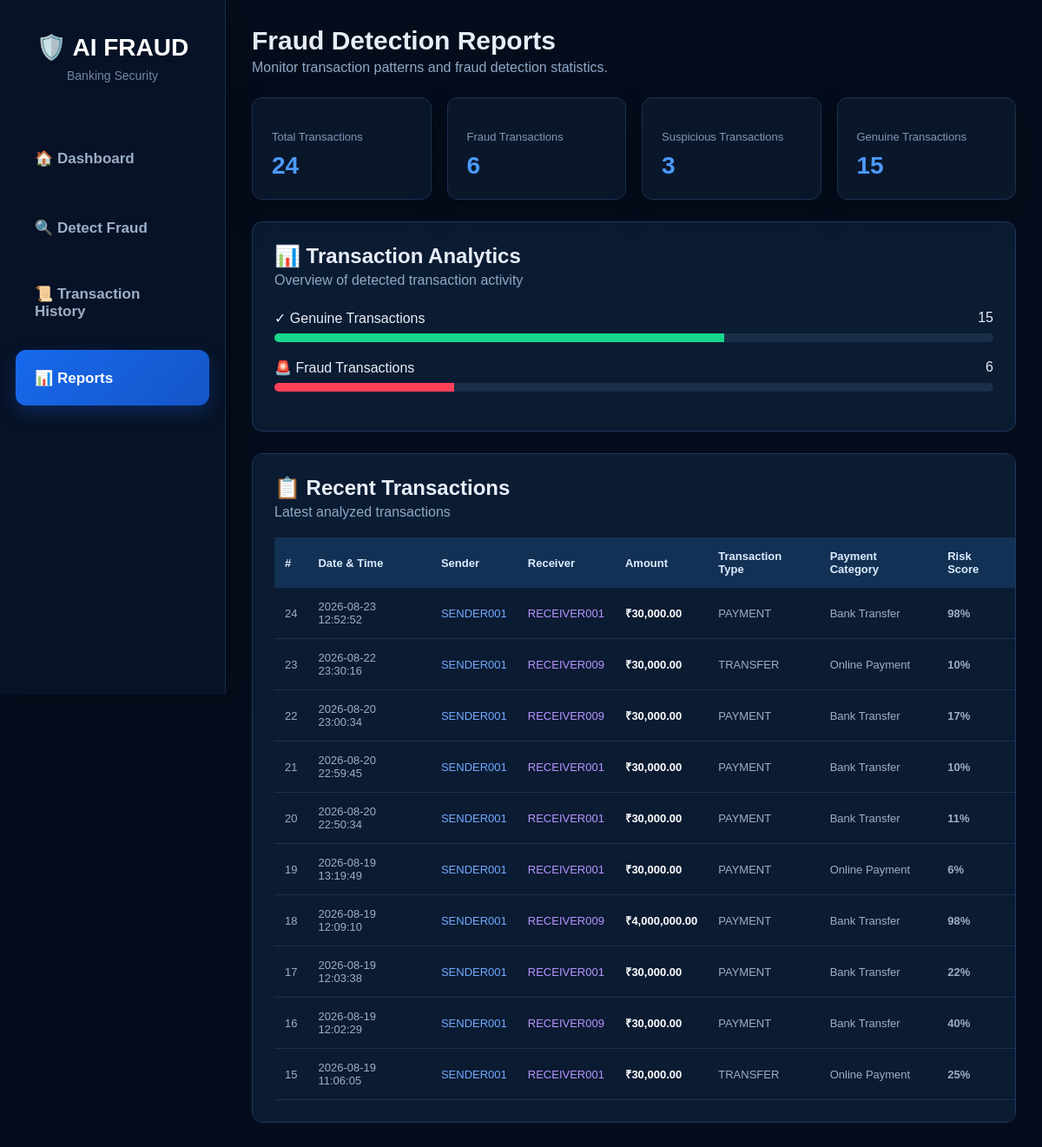
The page /reports (signed in) on the database its author committed.
### tables this page shows
CREATE TABLE transactions (
            id INTEGER PRIMARY KEY AUTOINCREMENT,
            sender TEXT,
            receiver TEXT,
            account_type TEXT,
            transaction_type TEXT,
            payment_category TEXT,
            game_name TEXT,
            amount REAL,
            payment_received TEXT,
            screenshot TEXT,
            risk_score INTEGER,
            result TEXT,
            rules TEXT,
            created_at TEXT
        , payment_method TEXT, merchant_category TEXT, location TEXT, device TEXT, transaction_status TEXT, risk_level TEXT, confidence REAL);

### app.py (the view)
@app.route("/reports")
def reports():
    if not session.get("admin_logged_in"):
        return redirect(url_for("login"))
    total, fraud, suspicious, genuine = get_stats()
    conn = get_db()
    transactions = conn.execute("""
        SELECT
            id,
            created_at,
            sender,
            receiver,
            amount,
            transaction_type,
            payment_category,
            risk_score,
            result
        FROM transactions
        ORDER BY id DESC
        LIMIT 10
    """).fetchall()
    conn.close()
    return render_template(
        "reports.html",
        total=total,
        fraud=fraud,
        suspicious=suspicious,
        genuine=genuine,
        transactions=transactions
    )

### app.py (called while the page is built)
def get_db():
    conn = sqlite3.connect(DATABASE)
    conn.row_factory = sqlite3.Row
    return conn

def get_stats():
    conn = get_db()
    total = conn.execute(
        "SELECT COUNT(*) FROM transactions"
    ).fetchone()[0]
    fraud = conn.execute(
        """
        SELECT COUNT(*)
        FROM transactions
        WHERE result = 'FRAUD DETECTED'
        """
    ).fetchone()[0]
    suspicious = conn.execute(
        """
        SELECT COUNT(*)
        FROM transactions
        WHERE result = 'SUSPICIOUS TRANSACTION'
        """
    ).fetchone()[0]
    genuine = conn.execute(
        """
        SELECT COUNT(*)
        FROM transactions
        WHERE result = 'GENUINE TRANSACTION'
        """
    ).fetchone()[0]
    conn.close()
    return total, fraud, suspicious, genuine

### templates/reports.html (shortened to what this page needs)
<!DOCTYPE html>
<html lang="en">
<head>
    <link rel="stylesheet"
          href="{{ url_for('static', filename='style.css') }}">
</head>
<body>
<div class="app-container">
    <aside class="sidebar">
        <div class="brand">
            <h2>🛡️ AI FRAUD</h2>
            <p>Banking Security</p>
        </div>
        <nav>
            <button class="nav-item"
                    onclick="window.location.href='/'">
                🏠 Dashboard
            </button>
            <button class="nav-item"
                    onclick="window.location.href='/'">
                🔍 Detect Fraud
            </button>
            <button class="nav-item"
                    onclick="window.location.href='/transaction-history'">
                📜 Transaction History
            </button>
            <button class="nav-item active">
                📊 Reports
            </button>
        </nav>
    </aside>
    <main class="main-content">
        <div class="reports-page">
            <div class="reports-title">
                <h1>Fraud Detection Reports</h1>
                <p>
                    Monitor transaction patterns and fraud detection statistics.
                </p>
            </div>
            <div class="stats-grid">
                <div class="stat-card total">
                    <p>Total Transactions</p>
                    <h2>{{ total }}</h2>
                </div>
                <div class="stat-card fraud">
                    <p>Fraud Transactions</p>
                    <h2>{{ fraud }}</h2>
                </div>
                <div class="stat-card suspicious">
                    <p>Suspicious Transactions</p>
                    <h2>{{ suspicious }}</h2>
                </div>
                <div class="stat-card genuine">
                    <p>Genuine Transactions</p>
                    <h2>{{ genuine }}</h2>
                </div>
            </div>
            <div class="analytics-card">
                <h2>📊 Transaction Analytics</h2>
                <p>
                    Overview of detected transaction activity
                </p>
                <div class="bar-label">
                    <span>✓ Genuine Transactions</span>
                    <span>{{ genuine }}</span>
                </div>
                <div class="progress">
                    {% if total > 0 %}
                    <div class="progress-genuine"
                         style="width: {{ (genuine / total * 100)|round(1) }}%;">
                    </div>
                    {% endif %}
                </div>
                <div class="bar-label">
                    <span>🚨 Fraud Transactions</span>
                    <span>{{ fraud }}</span>
                </div>
                <div class="progress">
                    {% if total > 0 %}
                    <div class="progress-fraud"
                         style="width: {{ (fraud / total * 100)|round(1) }}%;">
                    </div>
                    {% endif %}
                </div>
            </div>
            <div class="recent-card">
                <h2>📋 Recent Transactions</h2>
                <p>
                    Latest analyzed transactions
                </p>
                <table class="transaction-table">
                    <thead>
                        <tr>
                            <th>#</th>
                            <th>Date & Time</th>
                            <th>Sender</th>
                            <th>Receiver</th>
                            <th>Amount</th>
                            <th>Transaction Type</th>
                            <th>Payment Category</th>
                            <th>Risk Score</th>
                        </tr>
                    </thead>
                    <tbody>
                    {% if transactions %}
                        {% for t in transactions %}
                        <tr>
                            <td>
                                {{ t['id'] }}
                            </td>
                            <td>
                                {{ t['created_at'] }}
                            </td>
                            <td class="sender">
                                {{ t['sender'] or '-' }}
                            </td>
                            <td class="receiver">
                                {{ t['receiver'] or '-' }}
                            </td>
                            <td class="amount">
                                ₹{{ "{:,.2f}".format(t['amount'] or 0) }}
                            </td>
                            <td>
                                {{ t['transaction_type'] or '-' }}
                            </td>
                            <td>
                                {{ t['payment_category'] or '-' }}
                            </td>
                            <td class="risk">
                                {{ t['risk_score'] or 0 }}%
                            </td>
                        </tr>
                        {% endfor %}
                    {% endif %}
                    </tbody>
                </table>
            </div>
        </div>
    </main>
</div>
</body>
</html>

### static/style.css (style rules this page uses)
* { box-sizing: border-box; margin: 0; padding: 0; }
body { font-family: Arial, Helvetica, sans-serif; background: #f4f7fb; color: #172033; min-height: 100vh; }
.sidebar { position: fixed; left: 0; top: 0; width: 230px; height: 100vh; background: #101b31; color: white; padding: 28px 18px; z-index: 100; }
.brand { text-align: center; margin-bottom: 45px; }
.brand h2 { font-size: 22px; color: #ffffff; margin-bottom: 6px; }
.brand p { font-size: 12px; color: #9fb0cc; }
.sidebar nav { display: flex; flex-direction: column; gap: 10px; }
.nav-item { width: 100%; border: none; background: transparent; color: #cbd5e1; text-align: left; padding: 14px 16px; border-radius: 9px; font-size: 14px; font-weight: 600; cursor: pointer; transition: 0.2s; }
.nav-item.active { background: #2563eb; color: white; }
table { width: 100%; border-collapse: collapse; }
thead { background: #2563eb; color: white; }
th { padding: 13px 12px; text-align: left; font-size: 13px; }
td { padding: 13px 12px; border-bottom: 1px solid #e7ebf2; font-size: 13px; color: #475569; }
.stat-card { background: white; border-radius: 14px; padding: 25px; box-shadow: 0 3px 15px rgba(15, 23, 42, 0.07); }
.stat-card p { margin-top: 15px; color: #64748b; font-size: 13px; }
.stat-card h2 { font-size: 30px; margin-top: 8px; color: #1d4ed8; }
.sidebar { width: 300px !important; padding: 38px 18px !important; }
.brand { margin-bottom: 55px !important; }
.brand h2 { font-size: 28px !important; font-weight: 800 !important; }
.brand p { font-size: 14px !important; margin-top: 8px !important; }
.sidebar nav { gap: 16px !important; }
.nav-item { min-height: 64px !important; padding: 18px 22px !important; border-radius: 12px !important; font-size: 17px !important; font-weight: 700 !important; }
.nav-item.active { background: #2563eb !important; }
body { background: #050d1c !important; color: #e8eef8 !important; }
.sidebar { background: #071226 !important; border-right: 1px solid #172b4a !important; box-shadow: 10px 0 35px rgba(0,0,0,0.20); }
.brand h2 { color: #ffffff !important; }
.brand p { color: #7186a7 !important; }
.nav-item { color: #9cafc9 !important; }
.nav-item.active { background: linear-gradient(135deg, #1769ed, #1555c7) !important; color: white !important; box-shadow: 0 8px 20px rgba(23,105,237,0.25); }
.form-card, .result-card, .table-card, .stat-card, .alert-card { background: #0a172b !important; border: 1px solid #1b3152 !important; box-shadow: 0 15px 40px rgba(0,0,0,0.22) !important; }
thead { background: #155ed2 !important; }
td { color: #9cafc8 !important; border-bottom-color: #1b3152 !important; }
.stat-card p { color: #8196b5 !important; }
.stat-card h2 { color: #4c9aff !important; }

### rows shown on the page
transactions: id "24", created_at "2026-08-23 12:52:52", sender "SENDER001", receiver "RECEIVER001", amount "30,000.00", transaction_type "PAYMENT", payment_category "Bank Transfer", risk_score "98"
transactions: id "23", created_at "2026-08-22 23:30:16", sender "SENDER001", receiver "RECEIVER009", amount "30,000.00", transaction_type "TRANSFER", payment_category "Online Payment", risk_score "10"
transactions: id "22", created_at "2026-08-20 23:00:34", sender "SENDER001", receiver "RECEIVER009", amount "30,000.00", transaction_type "PAYMENT", payment_category "Bank Transfer", risk_score "17"
transactions: id "21", created_at "2026-08-20 22:59:45", sender "SENDER001", receiver "RECEIVER001", amount "30,000.00", transaction_type "PAYMENT", payment_category "Bank Transfer", risk_score "10"
transactions: id "20", created_at "2026-08-20 22:50:34", sender "SENDER001", receiver "RECEIVER001", amount "30,000.00", transaction_type "PAYMENT", payment_category "Bank Transfer", risk_score "11"
transactions: id "19", created_at "2026-08-19 13:19:49", sender "SENDER001", receiver "RECEIVER001", amount "30,000.00", transaction_type "PAYMENT", payment_category "Online Payment", risk_score "6"
transactions: id "18", created_at "2026-08-19 12:09:10", sender "SENDER001", receiver "RECEIVER009", amount "4,000,000.00", transaction_type "PAYMENT", payment_category "Bank Transfer", risk_score "98"
transactions: id "17", created_at "2026-08-19 12:03:38", sender "SENDER001", receiver "RECEIVER001", amount "30,000.00", transaction_type "PAYMENT", payment_category "Bank Transfer", risk_score "22"
transactions: id "16", created_at "2026-08-19 12:02:29", sender "SENDER001", receiver "RECEIVER009", amount "30,000.00", transaction_type "PAYMENT", payment_category "Bank Transfer", risk_score "40"
transactions: id "15", created_at "2026-08-19 11:06:05", sender "SENDER001", receiver "RECEIVER001", amount "30,000.00", transaction_type "TRANSFER", payment_category "Online Payment", risk_score "25"

### other values the page prints
{{ total }} "24"
{{ fraud }} "6"
{{ suspicious }} "3"
{{ genuine }} "15"
